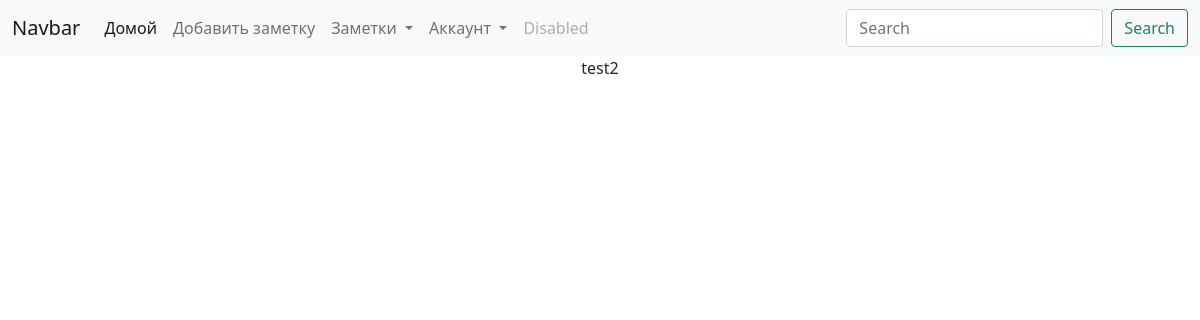
Page /currenttodos/ (signed in) on the earlier database version.
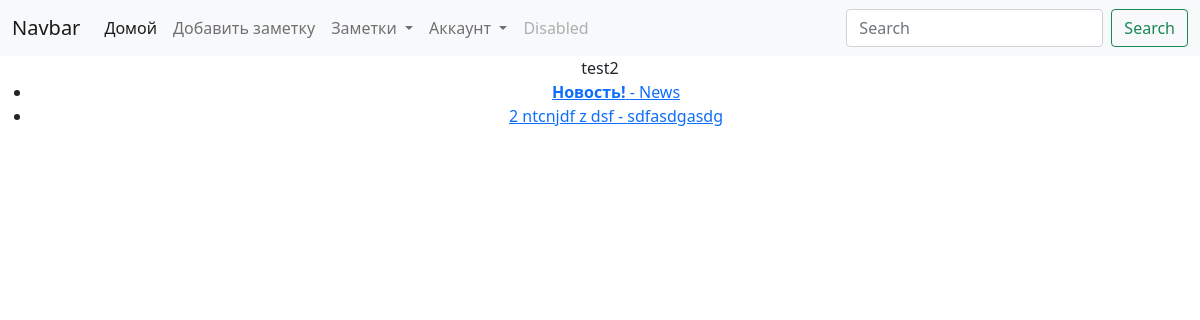
Same page on the later database version.
### todoapp/models.py (models this page shows, shortened)
class Todo(models.Model):
    title = models.CharField(max_length=150)
    memo = models.TextField(blank = True)
    impotantFlag = models.BooleanField(default=False)
    date = models.DateTimeField(auto_now_add = True)
    datecompleat = models.DateTimeField(null=True, blank=True)
    user = models.ForeignKey(User, on_delete = models.CASCADE)
    class Meta:
        verbose_name = 'Заметка'
        verbose_name_plural = 'Заметки'

### todoapp/views.py (the view)
# urls.py: path('currenttodos/',views.currenttodos, name = 'currenttodos'),
@login_required
def currenttodos(request):
    data = Todo.objects.filter(user = request.user,datecompleat__isnull = True).order_by('-date')
    return render(request,'todoapp/currenttodos.html',{'data':data})

### todoapp/templates/todoapp/currenttodos.html
{% extends 'todoapp/base.html' %}
{% block content  %}
<ul>
  {% for el in data %}
    <li>
      <a href="{% url 'detailtodo' el.id %}">
    {% if el.impotantFlag %}<b>{% endif %}{{el.title}}{% if el.impotantFlag %}</b>{% endif %}
      {% if el.memo %}
        - {{el.memo}}
      {% endif %}
      </a>
    </li>
  {% endfor %}
  </ul>
{% endblock %}

Differences in the rows shown:
added Todo: title "Новость!", memo "News"
added Todo: title "2 ntcnjdf z dsf", memo "sdfasdgasdg"
